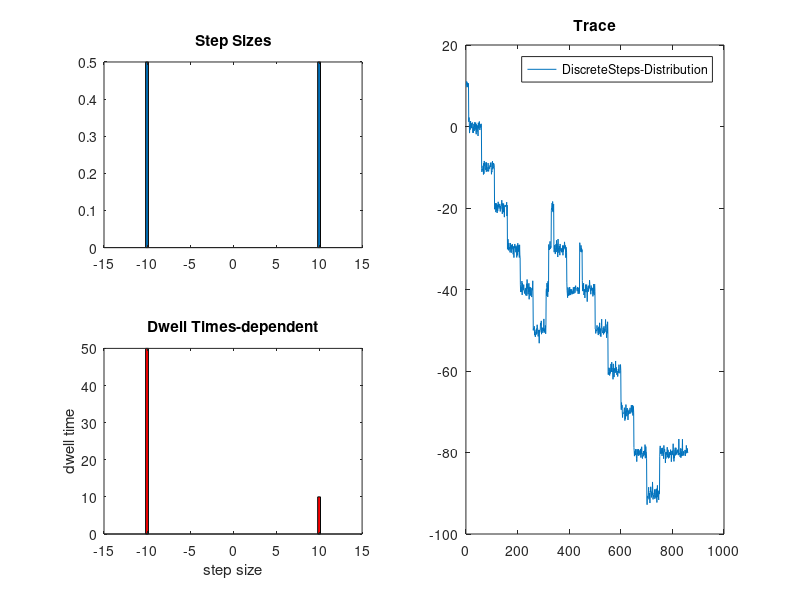

The MATLAB script that drew this image:
function StepMaker
%JWJK_B:-------------------------------------------------------------------
%Title:Simulate Step Traces
%Summary: %this function  creates a simple stepped trace with noise. 
%Approach: Steps  are taken as random samples from a 
%stepsize - and dwell time distribution. 
%This distribution can be refined in the function 'Set_distributions'
%Dwell times can be set as 'dependent' on the step size or 'independent'.
%In the latter case they are taken as random samples from a flat or
%exponential dwell time distribution.
%By varying the settings, a wide range of traces types can be generated

%Below, example settings are given for case studies

%Input: none
%Output: step trace saved as text column in root path

%Jacob Kerssemakers, Cees Dekker Lab, 2018-20

%% Case examples
%--------------------------------------------------------------------------

%% 1) flat distribution:
%     TypeOfSteps='FlatDistribution'; 
%     NumberOfSteps=10;
%     spike_density=0; 
%     add_start_or_stop_level=0; 
%     StepDwellRelation='Dependent'; 
%     SignalNoiseRatio=(10)^-1;  
%     This creates randomly picked steps going up and down
%-------------------------------------------------------------------------

%% 2) fixed-size steps going down
%     TypeOfSteps='DiscreteSteps'; 
%     NumberOfSteps=10;
%     spike_density=0; 
%     add_start_or_stop_level=1000; 
%     StepDwellRelation='Dependent'; 
%     SignalNoiseRatio=(10)^-1;  
%  ...in additon, go to the function 'Set_distributions' . 
%     Here, under case 'DiscreteSteps'', set:
%             stepsizes=[-10];  %sizes
%             stepcount=[1];    %occurence
%             dwelltimes=[100]; %duration
%  This creates a fixed-size step train going down with an end tail
%-------------------------------------------------------------------------

%% 3) fixed-size steps going down, varying duration, with spikes
%     TypeOfSteps='DiscreteSteps'; 
%     NumberOfSteps=10;
%     spike_density=0.8; 
%     add_start_or_stop_level=1000; 
%     StepDwellRelation='InDependent';
%     TypeOfDwells='Exponential';
%     SignalNoiseRatio=(10)^-1;  
%  ...in additon, go to the function 'Set_distributions' . 
%     Here, under case 'DiscreteSteps'', set:
%             stepsizes=[-10];  %sizes
%             stepcount=[1];    %occurence
%             dwelltimes=[100]; %duration
%  This creates a step train of varying duration going down with an end
%  tail, with some blinking events
%-------------------------------------------------------------------------
%% 4) gaussian distribution, trending down
%     TypeOfSteps='Gaussian'; 
%     NumberOfSteps=50;
%     spike_density=0; 
%     add_start_or_stop_level=-1000; 
%     StepDwellRelation='InDependent';
%     TypeOfDwells='Exponential';
%     SignalNoiseRatio=(10)^-1;  
%  ...in additon, go to the function 'Set_distributions' . 
%     Here, under case 'Gaussian'', set:
%             peakpos=0.3;  %in units of the step axis; 0.5 means mid-range
%             peakwidth=0.5 %in units of the step axis;
%  


%:JWJK_B-------------------------------------------------------------------         
    save_it=1;   
    writepath=pwd;
    
    %% general step properties (specific settings per type of curve)
    TypeOfSteps='DiscreteSteps';  
    %choices are: 'DiscreteSteps' ,  'FlatDistribution', 'Gaussian'
    
    NumberOfDwells=20;
    %Note: this is actually the number of plateaus; steps is one lower
    
    spike_density=0;  
    %in average events per dwell time; set to 0 to inactivate
    
    add_start_or_stop_level=100;  
    %number of time points to add to front or back of curve;
    %negative: to front. %positive: to end
         
    StepDwellRelation='Dependent'; 
    %choices are:  'Dependent'; 'InDependent'
    %if Dependent, dwell times are a function of stepsize (as specified in
    %the function 'get_distributions'. If Independent, dwelltimes are 
    %independently treated as a distribution (defined below)
    
    TypeOfDwells='Exponential';  
    %choices are: 'Exponential' 'Flat'
    %only applied when using 'Independent'
    
    SignalNoiseRatio=(10)^-1;  
    %ratio of noise amplitude relative to average absolute step size
  
    
    %% distribution generation
    DwellTimes=zeros(NumberOfDwells+1,1); 
    binz=50;
    if strcmp(StepDwellRelation, 'InDependent')       
        MinDwellTime=1;
        MaxDwellTime=300;
        
        DwellBinAxis=linspace(MinDwellTime,MaxDwellTime,binz);
        switch TypeOfDwells
            case 'Flat'
                DwellTimeCurve=(1+0*(DwellBinAxis)); 
            case 'Exponential'
                DwellTimeCurve=exp(-DwellBinAxis/(0.5*MaxDwellTime)); 
        end
        DwellTimeCurve=DwellTimeCurve/sum(DwellTimeCurve);  %normalized dstribution
        SumDwellCurve=cumsum(DwellTimeCurve);
    end
   
    %% Choose step distributions
    [StepSizeCurve,StepBinAxis,StepDwells]=Set_distributions(TypeOfSteps,binz); 
    StepSizeCurve=StepSizeCurve/sum(StepSizeCurve);  %normalized dstribution
    SumStepSizeCurve=cumsum(StepSizeCurve); 
    
  %% Build lists. done by picking a random sample from the step and dwell distributions
    % Build step size list  
    StepSizes=zeros(NumberOfDwells,1);  
    for jj=1:NumberOfDwells  
            Sample=Pick_from_distribution(StepBinAxis,SumStepSizeCurve);
            StepSizes(jj)=Sample;
    end 
    
   % Build dwell-time list   
    switch StepDwellRelation
        case 'Dependent'  %pick related dwell time
            for jj=1:NumberOfDwells
                st=StepSizes(jj);
                    [~,idx]=min(abs(StepBinAxis-st));
                    DwellTimes(jj)=StepDwells(idx);
            end                  
            case 'InDependent'
                for jj=1:NumberOfDwells
                    Sample=Pick_from_distribution(DwellBinAxis,SumDwellCurve);
                    DwellTimes(jj)=round(Sample);
                end
   end
    
    %% Build curve     
    Curve=[];
    Level=0;
    for jj=1:NumberOfDwells
        Dwell=DwellTimes(jj);
        Step=StepSizes(jj);        
        NewSection=Level+Step*ones(Dwell,1);        
        NewSection=add_spikes(NewSection,Dwell,spike_density,StepSizes,jj,NumberOfDwells);
        Curve=[Curve ; NewSection];
        Level=Curve(end);
    end  
    
    %% Add start or tail
    if add_start_or_stop_level<0
        Curve=[zeros(abs(add_start_or_stop_level),1)+Curve(1) ; Curve];
    end
    if add_start_or_stop_level>0
        Curve=[Curve ; zeros(abs(add_start_or_stop_level),1)+Curve(end)];
    end
    Ld=length(Curve);
    TimAx=(1:Ld)';
    
    
    %% Add Noise
    MeanStep=median(abs(StepSizes));
    Noise=randn(Ld,1)*SignalNoiseRatio*MeanStep;
    data=[TimAx Curve+Noise];
    
    
    
    %% plot menu
    if nargin<1
        %close all;
        figure(298);
        subplot(2,2,1);
        bar(StepBinAxis,StepSizeCurve);
        title('Step Sizes');
        subplot(2,2,3); 
        if strcmp(StepDwellRelation, 'InDependent')          
            bar(DwellTimeCurve,'r');
            title('Dwell Times-independent');
            xlabel('dwell time');
            ylabel('occurence, a.u.');
        end
        if strcmp(StepDwellRelation, 'Dependent')          
            bar(StepBinAxis,StepDwells,'r');
            title('Dwell Times-dependent');
            xlabel('step size');
            ylabel('dwell time');
            
        end
        subplot(1,2,2);
            plot(data(:,1),data(:,2));
            title('Trace')
            legend(strcat(TypeOfSteps, '-Distribution'));
    end
    
    %% save menu
    if save_it
    SaveName=strcat('testdata_simulated',TypeOfSteps,num2str(NumberOfDwells-1),'.txt');
    dlmwrite(strcat(writepath,'/',SaveName), data);
    end
    
 function Sample=Pick_from_distribution(BinAxis,SumCurve)
            %pick from distribution
            pickval=rand(1);  %pick a random percentile
            sel_st=find(SumCurve>0);
            NonZeroSumCurve=SumCurve(sel_st);
            NonZeroBinAxis=BinAxis(sel_st);                        
            %nearest occupied bin            
            [~,idx]=min(abs(NonZeroSumCurve-pickval));
            %will return first index of plateau which is correct
            Sample=NonZeroBinAxis(idx);  
    
    function NewSection=add_spikes(NewSection,Dwell,spike_density,StepSizes,jj,NumberOfSteps)
        %optional spike adding
        if spike_density>0&(jj>1)&(jj<NumberOfSteps-1)
            spike_duration=5; 
            overlength=1000*Dwell;
            no2add=round(spike_density*1000); %should be larger than 1
            id0=sort(ceil((overlength-1)*rand(no2add,1)));  %two indices)
            sel=find(id0<Dwell-2*spike_duration-1);
            if ~isempty(sel)
                spikestarts=id0(sel); spikestops=id0(sel)+spike_duration;
                for sp=1:length(spikestarts)  %add next step-spike
                    NewSection(spikestarts(sp):spikestops(sp))=...
                    NewSection(spikestarts(sp):spikestops(sp))+StepSizes(jj+1);
                end
                dum=1;
            end
        end         
            
            
  
   function [StepSizeCurve,StepBinAxis,StepDwells]=Set_distributions(TypeOfSteps,binz)
    %set up global range of stepsizes. If 'dependent' dwell times are used,
    %the dwell time is a function of hte stepsize and is specified here. If
    %dwell times are independent, this fucntional dependendence is not used
    %and dwell times are picked from their own distribution.    
    %1) set bin axis 
    MinStepSize=-10;
    MaxStepSize=10; 
    StepBinAxis=linspace(MinStepSize,MaxStepSize,binz);
   
    %2) choose step types
    switch TypeOfSteps
       case 'FlatDistribution'
           %each step in the specified range has an equal chance of
           %occurring
            StepSizeCurve=(1+0*(StepBinAxis));   
            StepDwells=round(0*StepBinAxis+100);
       case 'DiscreteSteps'
            %A limited number of stepsizes is possible; 
            %The 'counts' specify a relative occurence.
            %using only one step gives a step train
            stepsizes=[-10 10];  %sizes
            stepcount=[1 1];    %occurence
            dwelltimes=[50 10]; %duration
            StepSizeCurve=(0*(StepBinAxis));
            StepDwells=round(0*StepBinAxis);
            for jj=1:length(stepsizes)
                [~,idx]=min(abs(stepsizes(jj)-StepBinAxis));
                 StepSizeCurve(idx)=stepcount(jj);
                 StepDwells(idx)=dwelltimes(jj);
            end
        case 'Gaussian'
            peakpos=0.3;  %in units of the step axis; 0.5 means mid-range
            peakwidth=0.5 %same
            Rng=MaxStepSize-MinStepSize;
            StepSizeCurve=exp(-( (StepBinAxis-(peakpos*Rng+MinStepSize))/(peakwidth*Rng)).^2);
            StepDwells=round(0*StepBinAxis+10+100*rand(1,binz));
    end